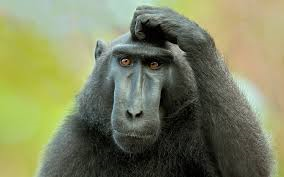
#> input picture science/numpy_wprowadzenie/images/monkey.png, 284 x 177 px; the run also reads 1 picture not shown here
$ jupyter execute --allow-errors numpy_bootcamp_rozwiazania.ipynb   (shell and % lines are left out)
#> lines starting #> are read from the running program, lines starting #| are printed output that depends on the picture
Napisz poniżej funkcję, która wyprintuje Twoje imię i nazwisko:

[cell 1]
import numpy as np

# Indeksowanie, wycinanie, iterowanie - Indexing, Slicing and Iterating

### Stwórz liste sześcianów liczb od 0 do 9

[cell 2]
a = np.arange(10) ** 3
a

### wybierz z listy zaznaczone elementy

[ 0, 1, **8**, **27**, **64**, 125, 216, 343, 512, 729]


[cell 3]
a[2:5]

[ **0**, 1, **8**, 27, **64**, 125, 216, 343, 512, 729]

[cell 4]
a[:6:2]

### przekształć by otrzymać wynik

[-1000, 1,  -1000, 27, -1000,   125,   216,   343,   512, 729]

[cell 5]
a[:6:2]= -1000
a

### Odwróć listę

[cell 6]
a[::-1]

### Sprawdź typ

[cell 7]
a.dtype

### W pętli for wyprintuj dla każdego elementu pierwiastek sześcienny z elementy

[cell 8]
for i in a:
    print(i**(1/3.))

### Stwórz macierz 10x10 z kwadratami liczb od 1 do 100

[cell 9]
a = np.arange(100).reshape((10, 10)) ** 2
a

### Stwórz macierz 5x5 gdzie na krawędziach będą 0 a w środku 1

[cell 10]
b = np.zeros(shape=(5, 5))
b[1:-1, 1:-1] = 1
b

### Stwórz tabliczkę mnożenia liczb od 0 do 9 w postaci dwuwymiarowej macierzy

[cell 11]
c = np.arange(10) * np.arange(10).reshape((10, 1))
c

## Zad 2  Wykorzystując dostarczoną klasę BMPHeader napisz program umożliwiający przeprowadzenie następujących operacji na wskazanym pliku graficznym:

[cell 12]
#!pip install opencv-python
import matplotlib.pyplot as plt

[cell 13]
import matplotlib.image as mpimg

im1 = mpimg.imread('images/monkey.png')
#> im1 is the input picture: shape (177, 284, 4) float32; mean R, G, B, A 0.491, 0.511, 0.375, 1

[cell 14]
import cv2
im2 = cv2.imread("images/index.jpeg")

[cell 15]
im1.shape
#> Out = (177, 284, 4)

[cell 16]
im2.shape
#> Out = (177, 284, 3)

[cell 17]
im2_1 = im1[:,:,:3]

[cell 18]
im2_1.shape
#> Out = (177, 284, 3)

[cell 19]
plt.imshow(im1)

[cell 20]
plt.imshow(im2)

### stwórz wycinek

[cell 21]
im2.shape
#> Out = (177, 284, 3)

[cell 22]
im3 = im2[40:160, 100:170]
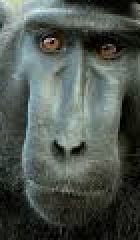
#> im3: shape (120, 70, 3) (shown 2 times larger); mean B, G, R 80.4, 86.6, 78.8

[cell 23]
plt.imshow(im3)

### wybierz jeden kolor

[cell 24]
# RGB

red=True
green=False
blue=False

im = im2 * np.array([red, green, blue])
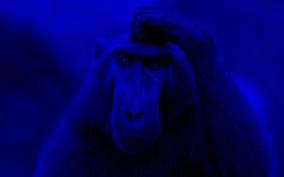
#> im: shape (177, 284, 3); mean B, G, R 95.5, 0, 0

[cell 25]
plt.imshow(im)

[cell 26]
# RGB

red=True
green=True
blue=False
transparency = 0.9

im = im1 * np.array([red, green, blue, transparency])
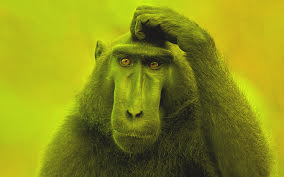
#> im: shape (177, 284, 4) float64; mean R, G, B, A 0.491, 0.511, 0, 0.9; transparent parts drawn white

[cell 27]
plt.imshow(im)

### Obrót o wskazaną liczbę stopni

[cell 28]
from scipy import ndimage
angle=73
data = ndimage.rotate(im2, angle=angle)
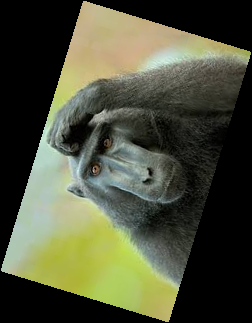
#> data: shape (323, 252, 3); mean B, G, R 58.4, 79.6, 76.5
plt.imshow(data)

### Czarno biały filtr

[cell 29]
import numpy as np
data = im2

sum_array = data.sum(axis=2, keepdims=True)
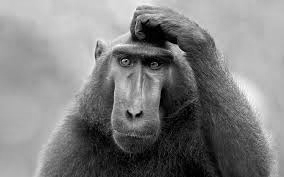
#> sum_array: shape (177, 284, 1) uint64; min 0, max 696, mean 351.1; drawn with min black and max white
sum_array = sum_array / np.amax(sum_array)
data = np.ones(3) * sum_array
#> data: shape (177, 284, 3) float64

plt.imshow(data)

[cell 30]
data.shape
#> Out = (177, 284, 3)

### Rozmazanie

[cell 31]
data = ndimage.gaussian_filter(im2, sigma=22.5)
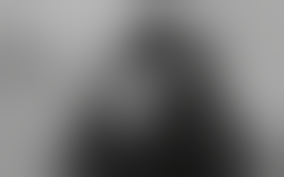
#> data: shape (177, 284, 3); mean B, G, R 115.4, 115.7, 115.6
plt.imshow(data)

[cell 32]
data

[cell 33]
im2

### Wyostrzanie

[cell 34]
# blurred_f = ndimage.gaussian_filter(im2, 1)

data = im2
filter_blurred_f = ndimage.gaussian_filter(data, 1)
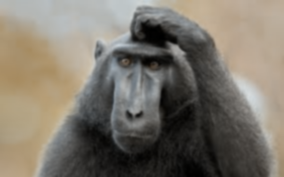
#> filter_blurred_f: shape (177, 284, 3); mean B, G, R 106.2, 117.1, 123.4

alpha = 0.99
sharpened = data + alpha * (data - filter_blurred_f)
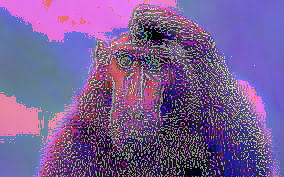
#> sharpened: shape (177, 284, 3) float64; mean B, G, R 274.7, 172.2, 221.9; drawn with min black and max white

plt.imshow(sharpened)
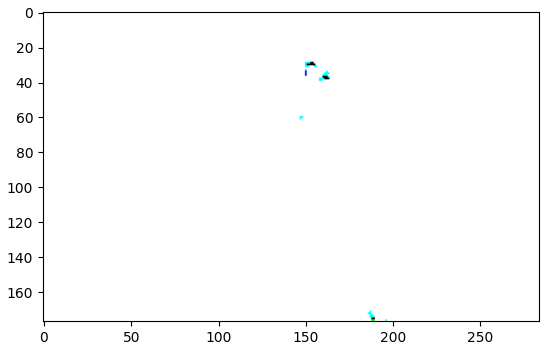
#> figure drawn by matplotlib, 1 panel; B, G, R data is drawn as R, G, B
